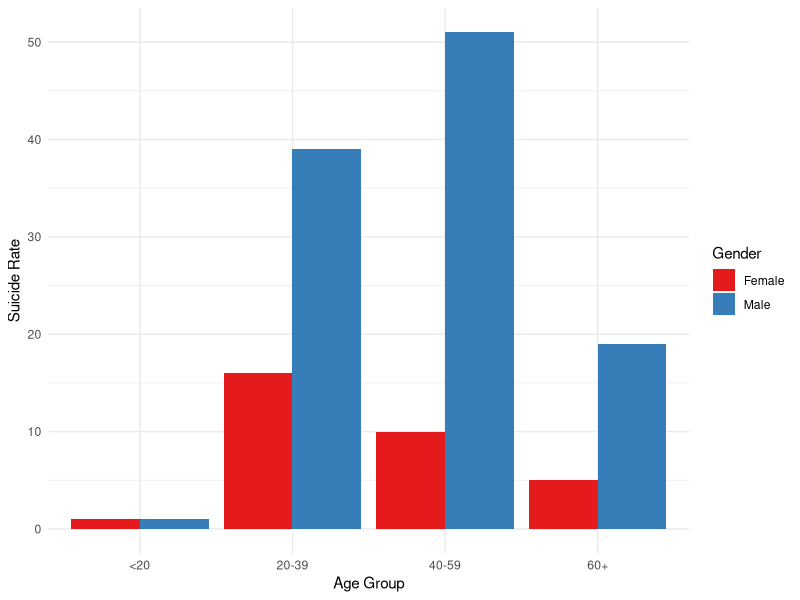
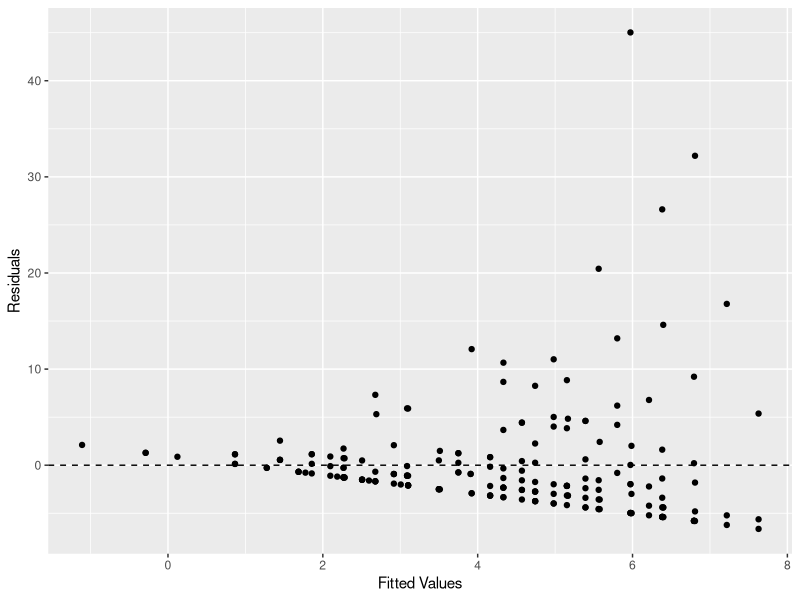
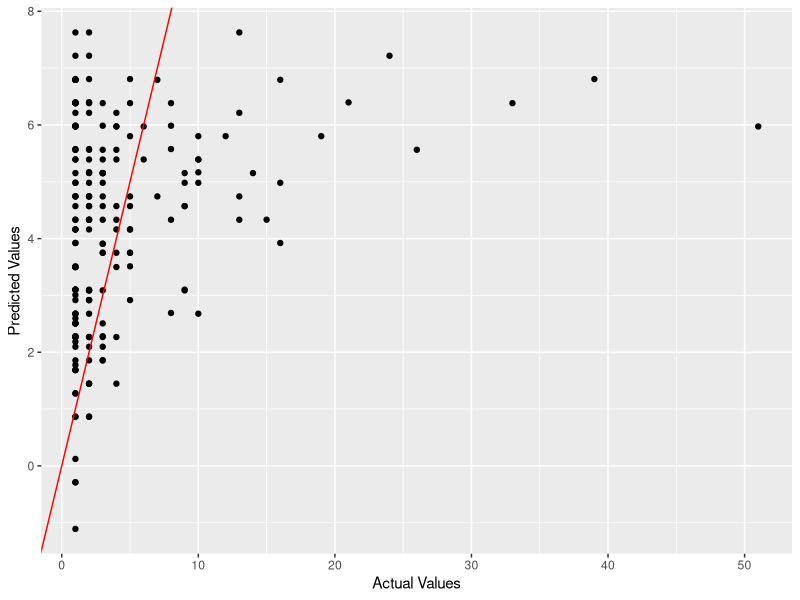

These figures' R source, in order:
## ---- chunk 1
#| include: false
#| warning: false
#| message: false

library(tidyverse)
library(palmerpenguins)
library(knitr)
library(here)
library(kableExtra)
library(readr)
library(tidyr)
library(dplyr)
## ---- chunk 2
#| label: tbl-suicide-age-group
#| tbl-cap: Suicides Rates by Age Group
#| echo: false
#| warning: false
#| message: false

# Loading the dataset
suicide_by_age <- read_csv(here::here("data/analysis_data/age_group_deaths_data.csv"), show_col_types = FALSE)

# Aggregating data to show total counts for each age group
suicide_summary <- suicide_by_age %>%
  group_by(Age_group) %>%
  summarise(Total_Counts = sum(Count)) %>%
  arrange(desc(Total_Counts))

# Creating a concise table
suicide_summary %>%
  kable(
    col.names = c("Age_group", "Total Counts"),
    digits = 1,
    format = "latex",
    booktabs = TRUE,
    linesep = ""
  ) %>%
  kable_styling(latex_options = "HOLD_position")
## ---- chunk 3
#| label: tbl-suicide-gender-group
#| tbl-cap: Suicides Rates by Gender
#| echo: false
#| warning: false
#| message: false

# Load the dataset containing gender-grouped suicide data
gender_data <- read_csv(here::here("data/analysis_data/gender_group_deaths_data.csv"))

# Refine the age-group dataset to focus on entries specific to suicides
gender_data |> 
  select(Year, sex, count) |>  # Select relevant columns
  slice(1:14) |>  
  kable(
    col.names = c("Year", "sex", "count"),  
    digits = 1,  
    booktabs = TRUE,  # Use booktabs style for the table
    linesep = "") |>  
  kable_styling(latex_options = "HOLD_position")
## ---- chunk 4
#| label: graph-suicide-gender-group
#| fig-cap: Summary of Suicide Rates by Age and Gender
#| echo: false
#| warning: false
#| message: false

library(ggplot2)
library(readr)

cleaned_data <- read_csv(here::here("data/analysis_data/cleaned_data.csv"), show_col_types = FALSE)

ggplot(cleaned_data, aes(x = Age_group, y = Count, fill = Gender)) +
  geom_bar(stat = "identity", position = position_dodge()) +
  labs(x = "Age Group",
       y = "Suicide Rate") +
  theme_minimal() +
  scale_fill_brewer(palette = "Set1")
## ---- chunk 5
#| label: graph-model-one
#| fig-cap: Residuals vs. Fitted Values
#| echo: false
#| warning: false
#| message: false

# Load necessary library
library(ggplot2)

# Assuming your dataset is loaded as 'cleaned_data' and your model is fitted as follows:
model <- lm(Count ~ Year_of_death + Age_group + Gender, data = cleaned_data)

residuals_plot <- ggplot(cleaned_data, aes(x = model$fitted.values, y = model$residuals)) +
  geom_point() +
  geom_hline(yintercept = 0, linetype = "dashed") +
  labs(x = "Fitted Values", y = "Residuals")

print(residuals_plot)
## ---- chunk 6
#| label: graph-model-two
#| fig-cap: Actual vs. Predicted Values
#| echo: false
#| warning: false
#| message: false

# Assuming your dataset is loaded as 'cleaned_data' and your model is fitted as follows:
model <- lm(Count ~ Year_of_death + Age_group + Gender, data = cleaned_data)

predictions <- predict(model, cleaned_data)
actual_vs_predicted_plot <- ggplot(cleaned_data, aes(x = Count, y = predictions)) +
  geom_point() +
  geom_abline(intercept = 0, slope = 1, col = "red") +
  labs(x = "Actual Values", y = "Predicted Values")

print(actual_vs_predicted_plot)
